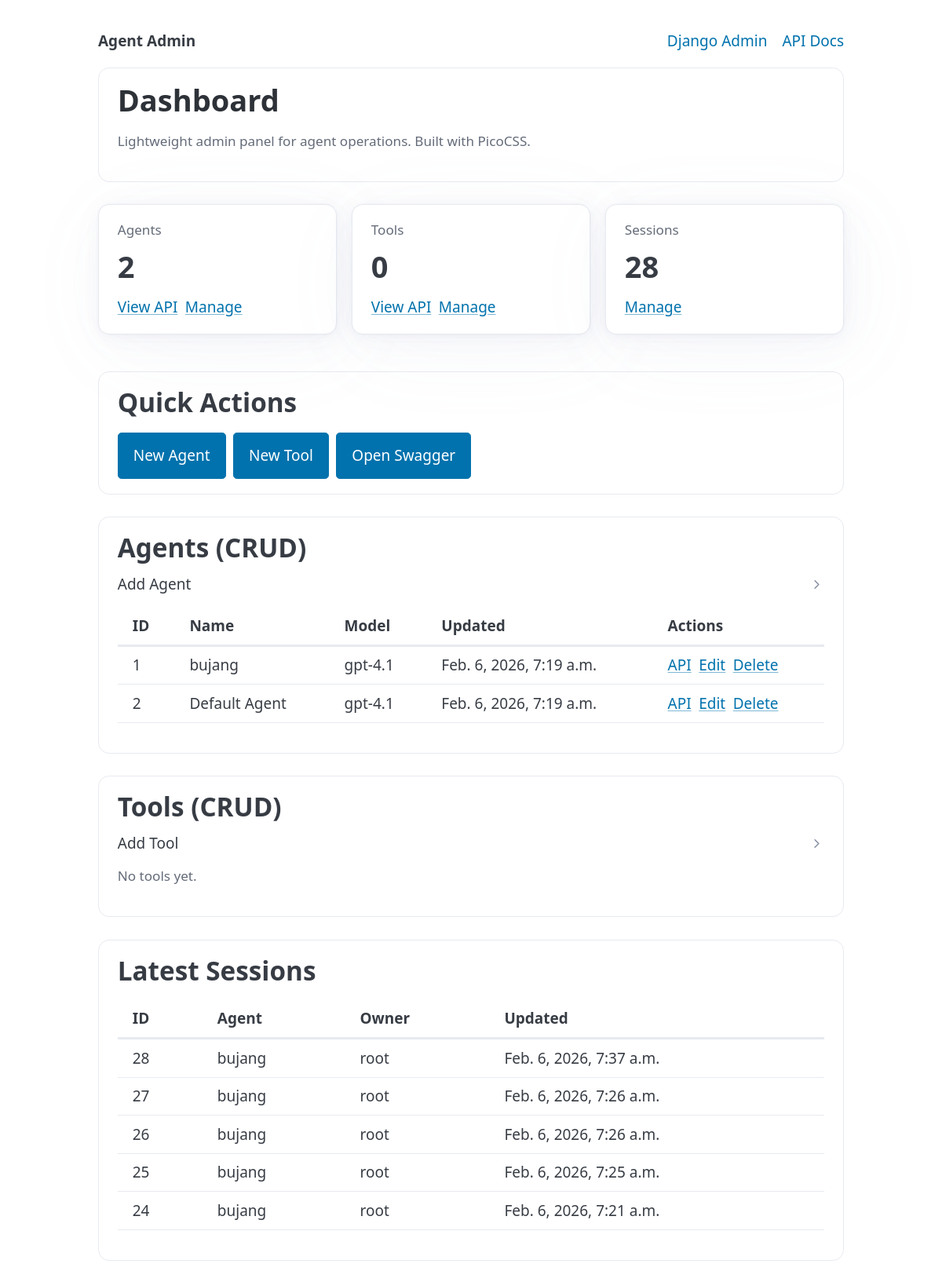
Before: /dashboard/ with the older database file.
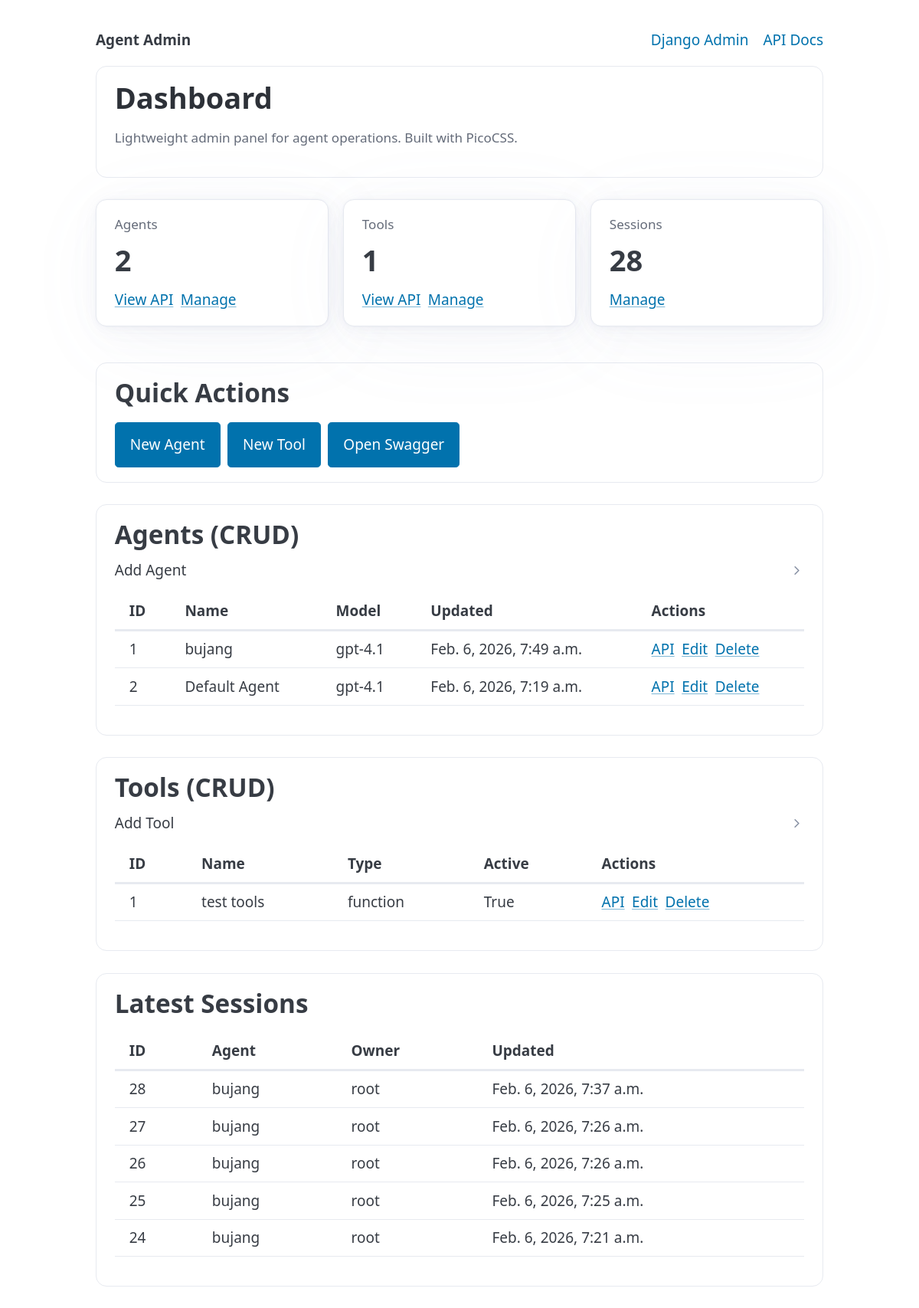
After: the same page with the newer database file.
### api/models.py (models this page shows, shortened)
class AgentProfile(models.Model):
    name = models.CharField(max_length=200)
    owner = models.ForeignKey(
        settings.AUTH_USER_MODEL,
        null=True,
        blank=True,
        on_delete=models.SET_NULL,
        related_name="agent_profiles",
    )
    model = models.CharField(max_length=100, default="gpt-4.1")
    system_prompt = models.TextField(blank=True, default="")
    is_default = models.BooleanField(default=False)
    created_at = models.DateTimeField(auto_now_add=True)
    updated_at = models.DateTimeField(auto_now=True)

class AgentSession(models.Model):
    agent = models.ForeignKey(AgentProfile, on_delete=models.CASCADE)
    owner = models.ForeignKey(
        settings.AUTH_USER_MODEL,
        null=True,
        blank=True,
        on_delete=models.SET_NULL,
        related_name="agent_sessions",
    )
    previous_response_id = models.CharField(max_length=200, blank=True, default="")
    last_output = models.JSONField(blank=True, default=list)
    created_at = models.DateTimeField(auto_now_add=True)
    updated_at = models.DateTimeField(auto_now=True)

class AgentTool(models.Model):
    TOOL_TYPE_FUNCTION = "function"
    TOOL_TYPE_CUSTOM = "custom"
    TOOL_TYPE_CHOICES = [
        (TOOL_TYPE_FUNCTION, "Function"),
        (TOOL_TYPE_CUSTOM, "Custom"),
    ]
    name = models.CharField(max_length=120, unique=True)
    description = models.TextField(blank=True, default="")
    tool_type = models.CharField(max_length=20, choices=TOOL_TYPE_CHOICES)
    parameters = models.JSONField(blank=True, default=dict)
    is_active = models.BooleanField(default=True)
    created_at = models.DateTimeField(auto_now_add=True)

### api/dashboard.py (the view, shortened to what this page needs)
# urls.py: path("dashboard/", admin_dashboard, name="admin-dashboard"),
def admin_dashboard(request):
    agent_form = AgentProfileForm(prefix="agent")
    tool_form = AgentToolForm(prefix="tool")
    context = {
        "agent_count": AgentProfile.objects.count(),
        "tool_count": AgentTool.objects.count(),
        "session_count": AgentSession.objects.count(),
        "agents": AgentProfile.objects.order_by("-updated_at")[:10],
        "tools": AgentTool.objects.order_by("-created_at")[:10],
        "recent_sessions": AgentSession.objects.select_related("agent", "owner")
        .order_by("-updated_at")[:5],
        "agent_form": agent_form,
        "tool_form": tool_form,
    }
    return render(request, "admin_dashboard.html", context)

### templates/admin_dashboard.html (shortened to what the changed rows need)
<!doctype html>
<html lang="en">
  <head>
    <link
      rel="stylesheet"
      href="https://cdn.jsdelivr.net/npm/@picocss/pico@2/css/pico.min.css"
    />
  </head>
  <body>
    <main class="container">
      <section class="card">
        <h1>Dashboard</h1>
      </section>
      <section class="grid-3 section-title">
        <article class="card">
          <div class="muted">Tools</div>
          <div class="stat">{{ tool_count }}</div>
          <div class="inline-actions">
            <a href="/api/tools/">View API</a>
            <a href="/admin/api/agenttool/">Manage</a>
          </div>
        </article>
      </section>
      <section class="card section-title">
        <h2>Quick Actions</h2>
      </section>
      <section class="card section-title">
        <h2>Agents (CRUD)</h2>
        {% if agents %}
        <table>
          <thead>
            <tr>
              <th>ID</th>
              <th>Name</th>
              <th>Model</th>
              <th>Updated</th>
              <th>Actions</th>
            </tr>
          </thead>
          <tbody>
            {% for agent in agents %}
            <tr>
              <td>{{ agent.id }}</td>
              <td>{{ agent.name }}</td>
              <td>{{ agent.model }}</td>
              <td>{{ agent.updated_at }}</td>
              <td>
                <div class="inline-actions">
                  <a href="/api/agents/{{ agent.id }}/">API</a>
                  <a href="/admin/api/agentprofile/{{ agent.id }}/change/">Edit</a>
                  <a href="/admin/api/agentprofile/{{ agent.id }}/delete/">Delete</a>
                </div>
              </td>
            </tr>
            {% endfor %}
          </tbody>
        </table>
        {% else %}
        <p class="muted">No agents yet.</p>
        {% endif %}
      </section>
      <section class="card section-title">
        <h2>Tools (CRUD)</h2>
        <details>
          <summary>Add Tool</summary>
        </details>
        {% if tools %}
        <table>
          <thead>
            <tr>
              <th>ID</th>
              <th>Name</th>
              <th>Type</th>
              <th>Active</th>
              <th>Actions</th>
            </tr>
          </thead>
          <tbody>
            {% for tool in tools %}
            <tr>
              <td>{{ tool.id }}</td>
              <td>{{ tool.name }}</td>
              <td>{{ tool.tool_type }}</td>
              <td>{{ tool.is_active }}</td>
              <td>
                <div class="inline-actions">
                  <a href="/api/tools/{{ tool.id }}/">API</a>
                  <a href="/admin/api/agenttool/{{ tool.id }}/change/">Edit</a>
                  <a href="/admin/api/agenttool/{{ tool.id }}/delete/">Delete</a>
                </div>
              </td>
            </tr>
            {% endfor %}
          </tbody>
        </table>
        {% else %}
        <p class="muted">No tools yet.</p>
        {% endif %}
      </section>
      <section class="card section-title">
        <h2>Latest Sessions</h2>
        {% if recent_sessions %}
        <table>
          <thead>
            <tr>
              <th>ID</th>
              <th>Agent</th>
              <th>Owner</th>
              <th>Updated</th>
            </tr>
          </thead>
          <tbody>
            {% for session in recent_sessions %}
            <tr>
              <td>{{ session.id }}</td>
              <td>{{ session.agent.name }}</td>
              <td>{{ session.owner|default:"-" }}</td>
              <td>{{ session.updated_at }}</td>
            </tr>
            {% endfor %}
          </tbody>
        </table>
        {% else %}
        <p class="muted">No sessions yet.</p>
        {% endif %}
      </section>
    </main>
  </body>
</html>

Changed rows visible on the page:
changed AgentProfile "bujang": updated_at "Feb. 6, 2026, 7:19 a.m." → "Feb. 6, 2026, 7:49 a.m."
added AgentTool: id "1", name "test tools", tool_type "function", is_active "True"
Other visible differences:
{{ tool_count }}: "0" → "1"
text no longer shown: "No tools yet."
text now shown: "ID Name Type Active Actions"
